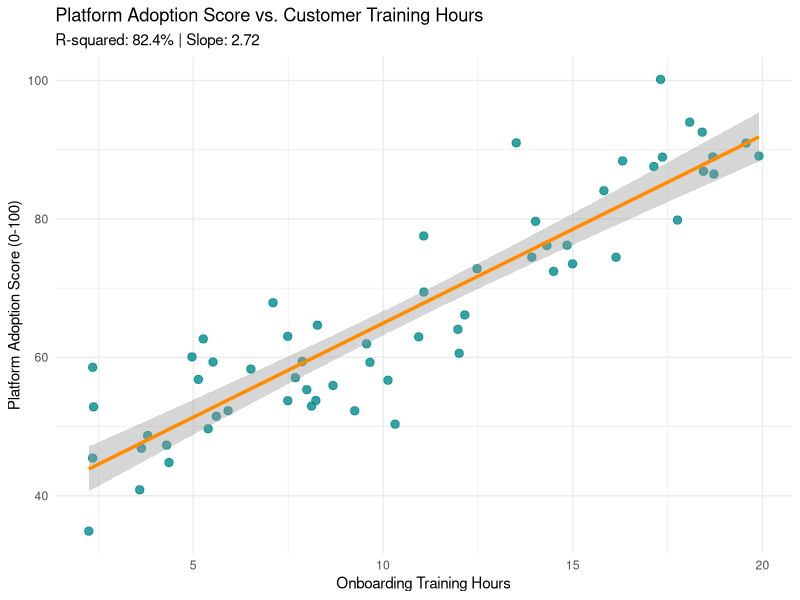

Here is the R script that generated this plot:
# ==============================================================================
# Day 22: Simple Regression
# 30-Days-Of-R
# Author: Benjamin Kithome
# ==============================================================================

# Load required libraries
library(tidyverse)

# Set seed for reproducible data generation
set.seed(505)

# ------------------------------------------------------------------------------
# 1. Setup Mock Dataset
# ------------------------------------------------------------------------------
# Context: Analyzing how the number of customer training hours impacts user platform adoption scores.
# Task: Determine if a linear relationship exists between training investment and software adoption.
n_clients <- 60
software_adoption_data <- tibble(
  client_id = 1:n_clients,
  training_hours = runif(n_clients, min = 2, max = 20),
  # Generating adoption score with a baseline intercept of 40 and slope of 2.5 + random noise
  adoption_score = 40 + (2.5 * training_hours) + rnorm(n_clients, mean = 0, sd = 6)
)

print("--- Step 1: Head of Adoption Dataset ---")
print(head(software_adoption_data))

# ------------------------------------------------------------------------------
# 2. Fit Simple Linear Regression Model
# ------------------------------------------------------------------------------
# Formula structure: Outcome Variable (Y) ~ Predictor Variable (X)
regression_model <- lm(adoption_score ~ training_hours, data = software_adoption_data)

print("--- Step 2: Regression Summary Model Output ---")
print(summary(regression_model))

# ------------------------------------------------------------------------------
# 3. Extract Core Statistics Safely
# ------------------------------------------------------------------------------
# Task: Pull out specific model metrics to demonstrate how to access regression values programmatically.
model_summary <- summary(regression_model)
slope_coefficient <- model_summary$coefficients["training_hours", "Estimate"]
r_squared <- model_summary$r.squared

cat(sprintf("Extracted Metrics:\n Estimated Slope: %.3f\n Multiple R-squared: %.4f\n\n", 
            slope_coefficient, r_squared))

# ------------------------------------------------------------------------------
# 4. Fitted Trend Line Visualization
# ------------------------------------------------------------------------------
# Task: Build a clean scatter plot and overlay the OLS linear model path.
regression_viz <- ggplot(software_adoption_data, aes(x = training_hours, y = adoption_score)) +
  geom_point(color = "darkcyan", size = 2.5, alpha = 0.8) +
  # Adding the linear regression line along with standard error bands
  geom_smooth(method = "lm", formula = y ~ x, color = "darkorange", linewidth = 1.2) +
  theme_minimal() +
  labs(
    title = "Platform Adoption Score vs. Customer Training Hours",
    subtitle = paste0("R-squared: ", round(r_squared * 100, 1), "% | Slope: ", round(slope_coefficient, 2)),
    x = "Onboarding Training Hours",
    y = "Platform Adoption Score (0-100)"
  )

print("--- Step 4: Rendering Regression Diagnostic Plot ---")
print(regression_viz)

# ==============================================================================
# End of Day 22 Script
# ==============================================================================
